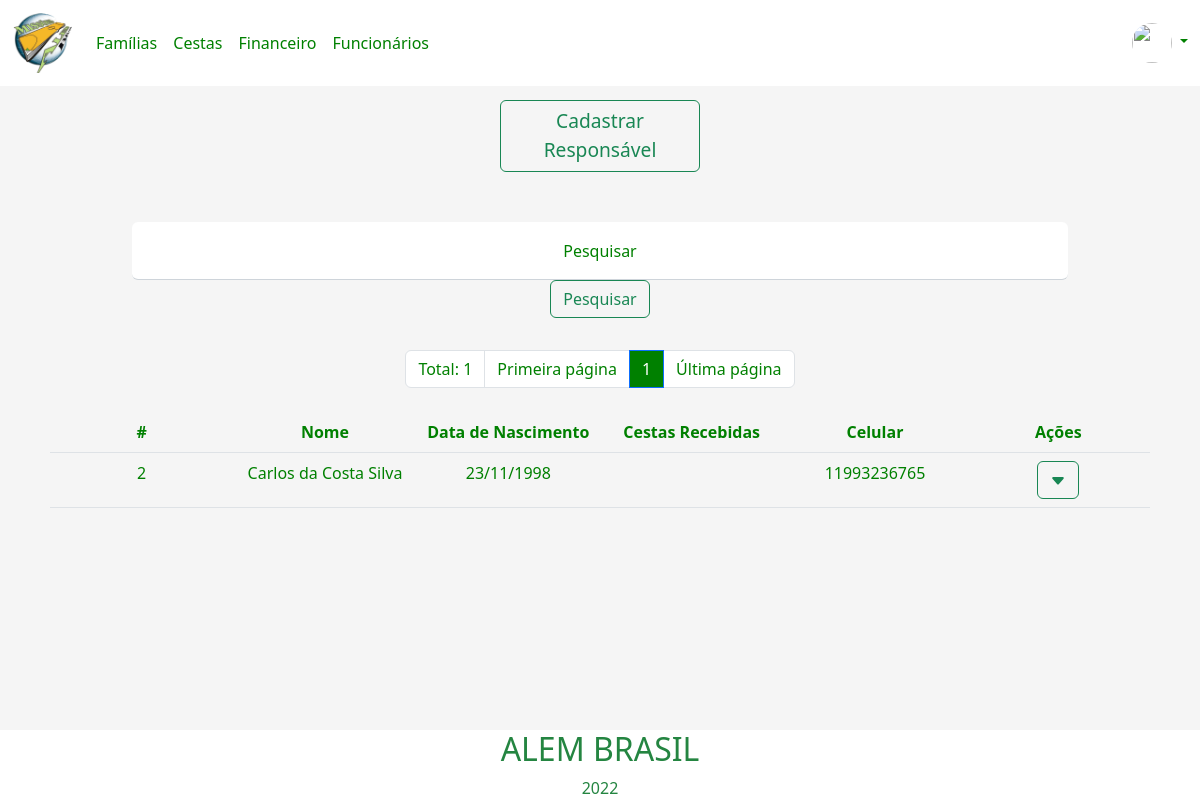
/pages/responsavelFamilia/pesquisarResponsavel.php?pesquisarResponsavel=Carlos da Costa Silva (signed in), run on the app's committed database.
### tables this page shows
create table responsavel_familia(
id_responsavel int(4) primary key not null auto_increment,
cpf_responsavel int (11) not null,
cep_responsavel char (8),
contato_responsavel int (4),
nome_responsavel varchar(90) not null,
data_nascimento_responsavel date,
complemento_responsavel varchar(40),
num_responsavel int(5),
data_atendimento_responsavel date,
sexo_responsavel char(1),
foreign key(contato_responsavel) references contato(id_contato)
);

create table contato(
    id_contato int(4) primary key not null auto_increment,
    telefone char(10),
    celular char(11),
    email varchar(90)
);

### pages/responsavelFamilia/pesquisarResponsavel.php (the view, shortened to what this page needs)
<?php
    $logado = $_SESSION['idUsuario'];
    $banco = new conexao();
    $con = $banco->getConexao();
    $sql = "select imagem_usuario from usuario where id_usuario = '$logado'";
    $result = $con->query($sql);
    if ($result->rowCount() > 0) {
        while ($row = $result->fetch()) {
            $imagemUsuario = $row['imagem_usuario'];
        }
    }
    $quantidade = 10;
    $pagina = (isset($_GET['pagina'])) ? (int)$_GET['pagina'] : 1;
    $inicio = ($quantidade * $pagina) - $quantidade;
    if(!isset($_GET['pesquisarResponsavel'])){
        header("Location: responsavelFamilia.php");
    }else{
        $valor_pesquisarResponsavel = $_GET['pesquisarResponsavel'];
    }
?>
<!DOCTYPE html>
<html lang="pt-br">
<head>
    <link href="https://cdn.jsdelivr.net/npm/bootstrap@5.2.0-beta1/dist/css/bootstrap.min.css" rel="stylesheet"
>
</head>
<header>
    <nav class="navbar navbar-expand-lg headerNavBar">
        <div class="container-fluid">
            <a class="navbar-brand" href="../home.php"><img src='../../imgs/logo2.png' width="60"></a>
            <div class="collapse navbar-collapse navBarLinks" id="navbarSupportedContent">
                <ul class="navbar-nav me-auto mb-2 mb-lg-0">
                    <li class="nav-item">
                        <a class="nav-link " href="../responsavelFamilia/responsavelFamilia.php">Famílias</a>
                    </li>
                    <li class="nav-item">
                        <a class="nav-link" href="../cestas/cestas.php">Cestas</a>
                    </li>
                    <li class="nav-item">
                        <a class="nav-link" href="../financeiro/financeiro.php">Financeiro</a>
                    </li>
                    <li class="nav-item">
                        <a class="nav-link" href="../funcionarios/funcionarios.php">Funcionários</a>
                    </li>
                </ul>
                <li class="nav-item dropdown dropDownMenu">
                    <a class="nav-link dropdown-toggle" href="#" id="navbarDropdown" role="button"
                        data-bs-toggle="dropdown" aria-expanded="false">
                        <?php echo '<img src="data:../imgs/conta;base64,' . base64_encode($imagemUsuario) . '" style="border-radius:50px;width: 40px; height: 40px;">' ?>
                    </a>
                </li>
            </div>
        </div>
    </nav>
</header>
<body>
    <div class="container-fluid">
        <div class="row">
            <div class="col m-auto">
                <div id="modalCadastro">
                    <button type="button" class="btn btn-outline-success buttonCadastro" data-bs-toggle="modal"
                        data-bs-target="#exampleModal">Cadastrar
                        <br> Responsável</button>
                </div>
            </div>
        </div>
    </div>
    <form action="pesquisarResponsavel.php" method="get">
        <div class="container justify-content-center barraPesquisa">
                <div class="form-floating">
                    <input class="form-control inputGeral" type="search" name="pesquisarResponsavel"
                    placeholder="Pesquisar">
                    <label class="labelCadastro">Pesquisar</label>
                </div>
                <button type="submit" class="btn btn-outline-success">Pesquisar</button>
        </div>
    </form>
    <ul class="pagination justify-content-center navPaginacao">
        <?php
        $con = mysqli_connect("localhost", "root", "", "ong");
        $sqlTotal = "SELECT id_responsavel FROM responsavel_familia
        WHERE responsavel_familia.nome_responsavel LIKE '%$valor_pesquisarResponsavel%'";
        $qrTotal = mysqli_query($con, $sqlTotal) or die(mysqli_error($con));
        $numTotal = mysqli_num_rows($qrTotal);
        $totalPagina = ceil($numTotal / $quantidade);
        ?>
        <li class="page-item"><span class="page-link"><?php echo "Total: " . $numTotal ?></span></li>
        <li class="page-item"><a class="page-link" href="?menuop=pesquisarResponsavel&pagina=1&pesquisarResponsavel=<?php echo $valor_pesquisarResponsavel; ?>">Primeira página</a></li>
        <?php
        for ($i = 1; $i <= $totalPagina; $i++) {
            if ($i >= ($pagina - 5) && $i <= ($pagina + 5)) {
                if ($i == $pagina) {
            ?>
        <li class="page-item"><span class="page-link active"><?php echo $i ?></span></li>
        <?php
                } else {
                ?>
        <li class="page-item"><a class="page-link" href="?menuop=pesquisarResponsavel&pagina= <?php echo $i ?>
        &pesquisarResponsavel=<?php echo $valor_pesquisarResponsavel; ?>">
                <?php echo $i ?> </a></li>
        <?php
                }
            }
        }
            ?>
        <?php
        if ($totalPagina > 0) {
        ?>
        <li class="page-item"><a class="page-link"
                href="?menuop=pesquisarResponsavel&pagina=<?php echo $totalPagina ?>
                &pesquisarResponsavel=<?php echo $valor_pesquisarResponsavel; ?>">Última página</a></li>
        <?php
        } else if ($totalPagina = 0) {
        ?>
        <li class="page-item"><a class="page-link" href="">Última
                página</a></li>
        <?php
        }
        ?>
    </ul>
    <div class="container">
        <div class="overflow-auto">
            <div class="column">
                <div class="m-2">
                    <table class="table responsavelTable">
                        <thead>
                            <th scope="col">#</th>
                            <th scope="col">Nome</th>
                            <th scope="col">Data de Nascimento</th>
                            <th scope="col">Cestas Recebidas</th>
                            <th scope="col">Celular</th>
                            <th scope="col">Ações</th>
                        </thead>
                        <tbody>
                            <?php
                            $sql = "SELECT responsavel_familia.id_responsavel, responsavel_familia.nome_responsavel,
                                DATE_FORMAT(responsavel_familia.data_nascimento_responsavel, '%d/%m/%Y') AS dataNascimento,
                                responsavel_familia.cpf_responsavel,SUM(saidaEstoque.quantidade_saidaEstoque) AS quantidadeCesta,
                                contato.celular FROM responsavel_familia
                                LEFT JOIN contato ON responsavel_familia.id_responsavel = contato.Id_contato
                                LEFT JOIN saidaEstoque ON saidaEstoque.responsavel_saidaEstoque =  responsavel_familia.id_responsavel
                                WHERE responsavel_familia.nome_responsavel LIKE '%$valor_pesquisarResponsavel%'
                                GROUP BY id_responsavel
                                LIMIT $inicio, $quantidade";
                            $banco = new conexao();
                            $con = $banco->getConexao();
                            $resultados_responsavel = $con->query($sql);
                            while ($row = $resultados_responsavel->fetch()) {
                            ?>
                            <tr class="resultadosDaTabela">
                                <td>
                                    <span
                                        id="id<?php echo $row['id_responsavel']; ?>"><?php echo $row['id_responsavel']; ?>
                                    </span>
                                </td>
                                <td>
                                    <span
                                        id="nome<?php echo $row['id_responsavel']; ?>"><?php echo $row['nome_responsavel']; ?>
                                    </span>
                                </td>
                                <td>
                                    <span
                                        id="data_nascimento<?php echo $row['id_responsavel']; ?>"><?php echo $row['dataNascimento']; ?>
                                    </span>
                                </td>
                                <td>
                                </td>
                                <td>
                                    <span
                                        id="celular<?php echo $row['id_responsavel']; ?>"><?php echo $row['celular']; ?>
                                    </span>
                                </td>
                                <td>
                                    <div class="dropdown">
                                        <button class="btn btn-outline-success" type="button" id="dropdownMenuButton1"
                                            data-bs-toggle="dropdown" aria-expanded="false">
                                            <svg xmlns="http://www.w3.org/2000/svg" width="16" height="16"
                                                fill="currentColor" class="bi bi-caret-down-fill" viewBox="0 0 16 16">
                                                <path
                                                    d="M7.247 11.14 2.451 5.658C1.885 5.013 2.345 4 3.204 4h9.592a1 1 0 0 1 .753 1.659l-4.796 5.48a1 1 0 0 1-1.506 0z" />
                                            </svg>
                                        </button>
                                    </div>
                                </td>
                            </tr>
                            <?php
                            }
                            ?>
                        </tbody>
                    </table>
                </div>
            </div>
        </div>
    </div>
<div class="containerFooter">
        <?php include('../footer.php'); ?>
    </div>
</body>
</html>

### data on the page
responsavel_familia: id_responsavel "2", nome_responsavel "Carlos da Costa Silva", dataNascimento "23/11/1998", contato_responsavel.celular "11993236765"

### other printed values
$numTotal "1"
